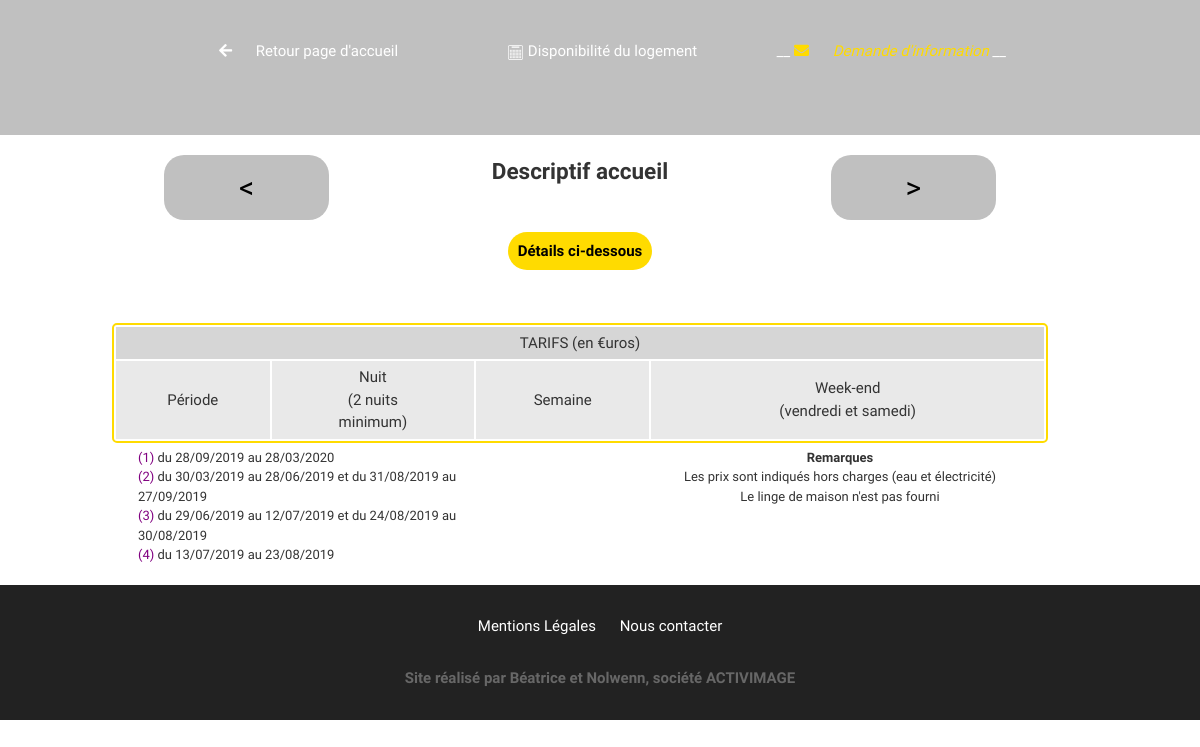
/controler/fiche.php?id=accueil, run on the app's committed database.
### tables this page shows
CREATE TABLE IF NOT EXISTS `periode` (
  `id` int(2) NOT NULL AUTO_INCREMENT,
  `libelle` varchar(50) NOT NULL,
  PRIMARY KEY (`id`)
);

### controler/fiche.php (called while the page is built, shortened)
<?php
include_once 'modele/ondinesLogement.php';
$id = $_GET['id'];
$initliste = ['A','B','C','D','E','F','G','H','I','J'];
if ( isset($_SESSION['datdeb']) && isset($_SESSION['datfin'])) {
	$datdeb = $_SESSION['datdeb'];
	$datfin = $_SESSION['datfin'];
  $prix = calculTarifSejour($id,DateTime::createFromFormat('d-m-Y', $datdeb), DateTime::createFromFormat('d-m-Y', $datfin));
  $liste = ( isset($_SESSION['listOk']) ) ? $_SESSION['listOk'] : $initliste;
} else {
  $liste = $initliste;
}
$iid = array_search($id, $liste);
$idsuiv = ( $iid == count($liste)-1 ) ? $liste[0] : $liste[$iid + 1];
$idprec = ( $iid == 0) ? $liste[count($liste)-1] : $liste[$iid - 1];
$ficheperiode = recupPeriode();
include 'vues/fiche.phtml.php';
?>

### modele/ondinesLogement.php (called while the page is built, shortened)
<?php
function recupPeriode() {
	$db = connexion();
	$select = 'SELECT id, libelle FROM periode';
	$statement = $db->prepare($select);
	$statement->execute();
	$periodes = $statement->fetchAll(\PDO::FETCH_ASSOC);
	foreach ($periodes as $id => $periode) {
		$select = 'SELECT date_format(datedebut,"%d/%m/%Y") as datedebut,
						  date_format(datefin,"%d/%m/%Y") as datefin
					FROM dateperiode
                    where id_periode = "' . $periode['id'] .'"';
		$statement = $db->prepare($select);
		$statement->execute();
		$datperiodes = $statement->fetchAll(\PDO::FETCH_ASSOC);
		$periodes[$id]['date'] = $datperiodes;
	}
	return $periodes;
}
?>

### vues/fiche.phtml.php (the view, shortened to what this page needs)
<?php include 'head.phtml.php'; ?>
	<link rel="stylesheet" type="text/css" href="vues/css/fiche.css">
</head>
<body>
	<header id="imgfond">
		<nav id="menu">
			<ul class="flex">
				<li>
					<a href="index.php?page=accueil" id="finfiche" class="pointer"><i class="fa fa-arrow-left picto" aria-hidden="true"></i> Retour page d'accueil</a>
				</li>
				<li id="liendispo">
					<a class="dispo pointer" href=<?='"index.php?page=dispo&id='.$id.'"'?>><img src="vues/img/pictos/calendar-page-with-many-squares.svg" class="picto" alt="picto planning"/><p>Disponibilité du logement</p></a>
				</li>
				<li>
					<a href=<?='"mailto:?to=beatrice@activimage.net&subject=Demande%20d\'information%20pour%20le%20logement%20'.$id.'%20(Dates%20non%20précisées&body=votre%20message%20:"'?>><i class="fa fa-envelope picto" aria-hidden="true"></i> Demande d'information
					</a>
				</li>
			</ul>
		</nav>
	</header>
	<main class="container">
		<div id="titre1" class="flex">
			<?php if ( $id != $idsuiv ) : ?>
				<a class="fiche pointer flex1" href=<?='"routeur.php?page=fiche&id='.$idprec.'"'?>>&lt;</a>
			<?php endif; ?>
			<h2 class="fiche flex4">Descriptif <?=$fichelogement['infos']['libelle']." ".$id?> </h2>
			<?php if ( $id != $idsuiv ) : ?>
				<a class="fiche pointer flex1" href=<?='"routeur.php?page=fiche&id='.$idsuiv.'"'?>>&gt;</a>
			<?php endif; ?>
		</div>
		<section id="fichelogement">
			<div id="titre2">
				<a href="#detail" class="lien">Détails ci-dessous</a>
			</div>
			<section class="diaporama">
				<ul class="flex posrelative diapo" data-id="0">
				</ul>
			</section>
		</section>
		<section class="container-tarif flex">
			<table id="tabtarif">
				<thead>
					<tr>
						<th colspan="4">TARIFS (en €uros) </th>
					</tr>
				</thead>
				<tbody>
					<tr>
						<td>Période</td>
						<td>Nuit <br>(2 nuits<br>minimum)</td>
						<td>Semaine</td>
						<td>Week-end <br>(vendredi et samedi)</td>
					</tr>
				</tbody>
			</table>
			<section id="tabperiode">
				<ul>
					<?php foreach ($ficheperiode as $periode) : ?>
						<li class="alignegauche">
							<?php
								$texte = '<span class="purple"> ('.$periode['id'].')  </span>';
								foreach ($periode['date'] as $i=>$date) {
									$texte.= ($i > 0) ? '   et   ' : '';
									$texte.= " du ".$date['datedebut']." au ".$date['datefin'];
								}
								print_r('<p>'.$texte.'</p>');
							?>
						</li>
					<?php endforeach; ?>
				</ul>
			</section>
			<section id="remarques">
				<h4>Remarques</h4>
				<p>Les prix sont indiqués hors charges (eau et électricité)</p>
				<p>Le linge de maison n'est pas fourni</p>
			</section>
		</section>
	</main>
	<?php include 'footermini.phtml.php';?>
	</body>
</html>

### vues/css/ondines.css (style rules this page uses)
* { box-sizing: border-box; margin: 0; padding: 0; }
html { font-size : 46.8%; margin : 0 auto; font-family:'Sniglet', sans-serif; line-height: 1.5; }
body { font-size : 1.5rem; text-align : center; color : #333; box-sizing: border-box; background-color: white; }
main { padding-right : 4rem; margin : 2rem auto; }
.flex { display : flex; flex-direction: row; justify-content: space-between; flex-wrap: wrap; align-items: center; }
.flex1 { flex :1; }
.flex4 { flex :4; }
.alignegauche { text-align: left; }
.posrelative { position: relative; }
.pointer { cursor:pointer; }
a.lien, .alien { background: rgb(255,219,0); color : black; border : none; font-weight: bold; font-size : 1.5rem ; border-radius: 3rem; padding : 1rem; }
.purple { color : purple; }
a { color : white; text-decoration: none; }
.pageactive { color : rgb(255,219,0); font-style: italic; }
ul { list-style-type: none; padding-left: 0; margin : 0; }
h1, h2 { margin-bottom: 2rem; }
nav { width : 75%; margin: 2rem auto; padding-bottom: 3rem; }
nav a { font-size: 1.5rem; padding : 10px; color : white; width : 15%; }
.diaporama { width:90%; margin: 0 auto; }
.diaporama ul { padding-bottom: 2rem; }
@media only screen and (min-width: 760px ) { html { font-size : 56.25%; line-height: 1.5; } }
@media only screen and (min-width: 760px ) { nav ul.flex { flex-wrap: nowrap; } }
@media only screen and (min-width: 1025px ) { html { font-size : 62.5%; line-height: 1.5; } }
@media only screen and (min-width: 1025px ) { .pageactive::after, .pageactive::before { content: " __ "; color : white; } }

### vues/css/fiche.css (style rules this page uses)
* { box-sizing: border-box; }
.container { max-width: 1100px; background-color: white; margin: 2rem auto; }
.flex { align-items: flex-start; }
header { text-align : center; background-color: silver; padding : 2rem; }
nav a img { font-size: 1.5rem; padding : 5px; color : white; }
nav ul li a .picto { margin-right: 2rem; }
li#liendispo { vertical-align: top; }
li#liendispo img, li#liendispo p { display: inline-block; margin : 0; vertical-align: top; }
#fichelogement>div { width: 80%; margin: 0 auto; }
div#titre1 { max-width : 95%; margin: 0 auto; }
div#titre1 a.fiche { padding: 1rem 2rem; background-color: silver; color: black; font-size: 3rem; width : 10%; border-radius: 2rem; }
div#titre1 h2.fiche { width: 50% }
section#fichelogement>div { margin-bottom: 1.5rem; }
.container-tarif { margin : 2rem 0; justify-content: flex-end; }
table#tabtarif, section#tabperiode, section#remarques { width: 90%; margin : 0.5rem auto; }
table#tabtarif { border : 2px solid rgb(255,219,0); border-radius: 5px; }
table#tabtarif th { background-color : rgba(211,211,211,0.8); font-weight: normal; padding: 0.5rem 0; }
table#tabtarif td { padding: 5px 2px; text-align: center; }
table#tabtarif tr:first-child { background-color : rgba(211,211,211,0.5); }
section#tabperiode, section#remarques { width : 35%; margin : 0 auto; }
@media only screen and (min-width: 760px ) { .container { width: 90%; } }
@media only screen and (min-width: 760px ) { nav li { width : 33%; } }
@media only screen and (min-width: 760px ) { div#titre1 { max-width : 80%; margin: 0 auto; } }
@media only screen and (min-width: 760px ) { section.diaporama { width:60%; margin : 0 auto; } }
@media only screen and (min-width: 760px ) { section#tabperiode, section#remarques { width : 35%; margin : 0 auto; font-size: 1.3rem; } }
@media only screen and (min-width: 1025px ) { section.diaporama { width:75%; margin: 0 auto; } }

### data on the page
periode: id "1", value "du 28/09/2019 au 28/03/2020"
periode: id "2", value "du 30/03/2019 au 28/06/2019 et du 31/08/2019 au 27/09/2019"
periode: id "3", value "du 29/06/2019 au 12/07/2019 et du 24/08/2019 au 30/08/2019"
periode: id "4", value "du 13/07/2019 au 23/08/2019"

### other printed values
$id "accueil"
